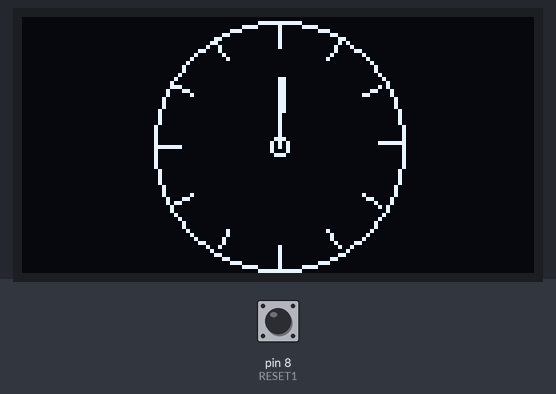
Simulated run of this sketch. Board: Arduino Uno, built with avr-gcc and run on an emulated ATmega328P. Parts: 128×64 one-colour display. The inputs (shaded band) are chosen by the test bench; at power-on: pin 8 (RESET1) HIGH. What the sketch prints to the serial monitor is not drawn.

Above: at 1.7 s.
1.8 s: pin 8 (RESET1) pulled LOW for 3.2 s
At 3.5 s:
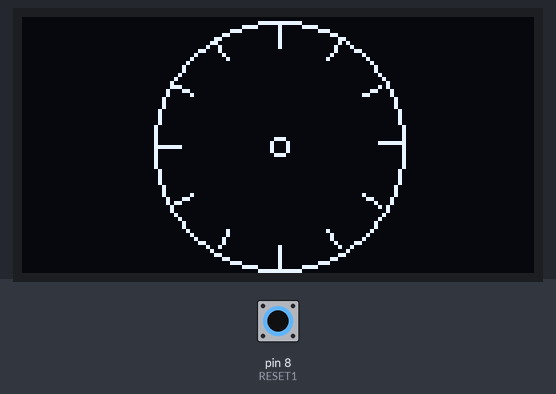
6.5 s: pin 8 (RESET1) pulled LOW for 0.25 s
9.1 s: pin 8 (RESET1) pulled LOW for 1 s
At 12.5 s:
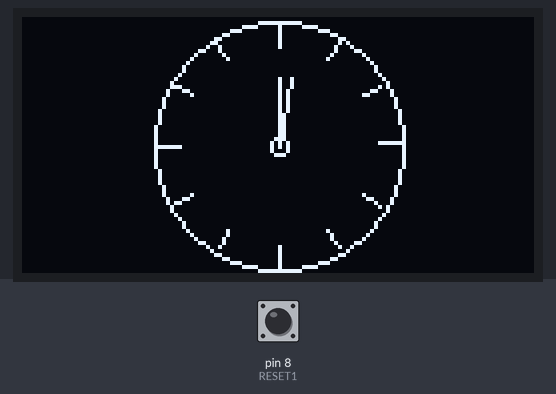
Timing chart, 0 to 14.0 s (numbered marks = the images above; inputs shaded):
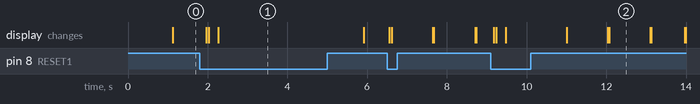

The sketch:

ChessWatchArduino2SSD1306DisplayTest.ino
```cpp
// Chess Watch step 1 test of the display
// www.fambach.net
// GPLv2
// this example was created with help of the examples delivered by Adafruit
// http://www.adafruit.com/category/63_98
// Buy at least one Adafruit product, and thank them for their good work ;)
/**************************************************************************/
/**************************************************************************/
// SWITCHES
#define RESET1 8 // reset switch one


/***************************************************************************/
// OLED DISPLAY
#include <SPI.h>
#include <Wire.h>
#include "Adafruit_GFX.h"
#include "Adafruit_SSD1306.h"

#define SCREEN_WIDTH 128 // width of the display
#define SCREEN_HEIGHT 64 // height of the display

#define OLED_RESET     4 // Reset pin # (or -1 if sharing Arduino reset pin)
Adafruit_SSD1306 display1(SCREEN_WIDTH, SCREEN_HEIGHT, &Wire, OLED_RESET);

/***************************************************************************/
// watch
int half_height;
int half_width;
long millies_start;
int last_msec = 0;
long timer1 = 0;


void drawHousing(Adafruit_SSD1306 &displ) {
  // outer ring
  display1.drawCircle(half_width, half_height, half_height - 1, WHITE);

  // inner ring
  display1.drawCircle(half_width, half_height, 2, WHITE);

  //hour ticks
  for ( int z = 0; z < 360; z = z + 30 ) {
    //Begin at 0° and stop at 360°
    float angle = z ;
    angle = (angle / 57.29577951) ;
    int x2 = (half_width + (sin(angle) * 30));
    int y2 = (half_height - (cos(angle) * 30));
    int x3 = (half_width + (sin(angle) * (30 - 5)));
    int y3 = (half_height - (cos(angle) * (30 - 5)));
    display1.drawLine(x2, y2, x3, y3, WHITE);
  }
  display1.display();
}

int lastSecs = 0;
void drawTime(int seconds , Adafruit_SSD1306 &disp) {


  int minutes = 0;
  int secs = seconds;
  if (seconds > 60) {
    minutes = seconds / 60;
    secs = seconds % 60;
  }

  float angle = 0.0f;
  int x31 = 0;
  int y31 = 0;
  if (seconds != lastSecs) {
    lastSecs = seconds;
    disp.clearDisplay();
    drawHousing(disp);

    //    // delete old seconds
    //    angle = last_secs * 6 ;
    //    angle = (angle / 57.29577951) ;
    //    x31 = (64 + (sin(angle) * (20 - 3)));
    //    y31 = (32 - (cos(angle) * (20 - 3)));
    //    disp.drawLine(half_width, half_height, x31, y31, BLACK);
    //
    //    // delte old minutes
    //    angle = last_mins * 6 ;
    //    angle = (angle / 57.29577951) ;
    //    x31 = (64 + (sin(angle) * (20 - 3)));
    //    y31 = (32 - (cos(angle) * (20 - 3)));
    //    disp.drawLine(half_width, half_height, x31, y31, BLACK);


    angle = secs * 6 ;
    angle = (angle / 57.29577951) ;
    x31 = (64 + (sin(angle) * (20 - 3)));
    y31 = (32 - (cos(angle) * (20 - 3)));
    disp.drawLine(half_width, half_height, x31, y31, WHITE);

    angle = minutes * 6 ;
    angle = (angle / 57.29577951) ;
    x31 = (64 + (sin(angle) * (20 - 3)));
    y31 = (32 - (cos(angle) * (20 - 3)));
    disp.drawLine(half_width, half_height, x31, y31, WHITE);

    disp.display();
  }

  Serial.print(minutes);
  Serial.print(":");
  Serial.println(seconds);
}


void resetTime() {
  millies_start = millis();
  timer1 = 0;
  display1.clearDisplay();
  drawHousing(display1);
  drawTime(timer1 , display1);
}


void setup() {
  Serial.begin(9600);

  // buttons init
  pinMode(RESET1, INPUT_PULLUP);

  // SSD1306_SWITCHCAPVCC = generate display voltage from 3.3V internally
  if (!display1.begin(SSD1306_SWITCHCAPVCC, 0x3C)) { // Address 0x3D for 128x64
    Serial.println(F("SSD1306 allocation failed"));
    for (;;); // Don't proceed, loop forever
  }

  half_height  = display1.height() / 2;
  half_width = display1.width() / 2;
  resetTime();
}

long seconds = 0;

void loop() {

  // i had some trouble with the switch
  if (!digitalRead(RESET1)) { // stupid but better than pinmode input and == 1
    resetTime();
    Serial.println("Reset 1 pressed");
  }


  // count seconds
  if ((millis() - millies_start) > 1000) {
    millies_start += 1000;
    timer1++;
    drawTime(timer1, display1);
  }

  delay(200);
}
```

Source omitted: glcdfont.c (data table, 8486 bytes)
